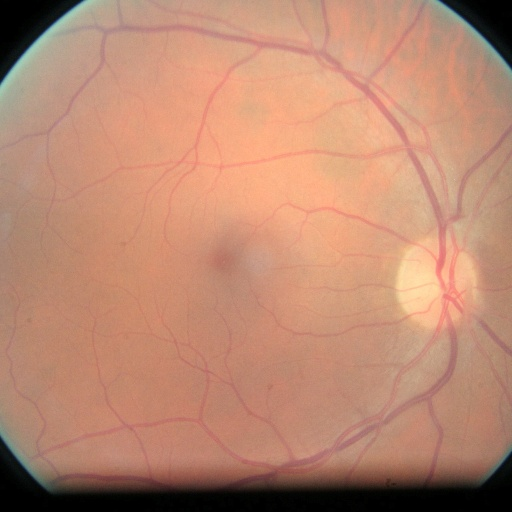
#> input picture src/uploads/100_left.jpeg, 512 x 512 px
$ python -i features.py   (imports and definitions only)   (older library calls are emulated)
#> lines starting #> are read from the running program, lines starting #| are printed output that depends on the picture
# src/features.py
import cv2
import numpy as np
from skimage.feature import hog, local_binary_pattern, graycomatrix, graycoprops

# parameters for LBP
LBP_METHOD = 'uniform'
LBP_P = 8
LBP_R = 1

def color_histogram(image, bins=32, range=(0,256)):
    """Compute color histogram for BGR image (concatenate hist of each channel)."""
    chans = cv2.split(image)
    features = []
    for ch in chans:
        hist = cv2.calcHist([ch], [0], None, [bins], list(range))
        hist = cv2.normalize(hist, hist).flatten()
        features.extend(hist)
    return np.array(features)

def compute_hog(image_gray, pixels_per_cell=(16,16), cells_per_block=(2,2), orientations=9):
    """Compute HOG on a grayscale image (skimage hog)."""
    # ensure float image in [0,1]
    img = image_gray.astype('float32') / 255.0
    h = hog(img, orientations=orientations, pixels_per_cell=pixels_per_cell,
            cells_per_block=cells_per_block, block_norm='L2-Hys', feature_vector=True)
    return h

def compute_lbp(image_gray, n_points=LBP_P, radius=LBP_R, method=LBP_METHOD, hist_bins=10):
    """Compute LBP histogram."""
    lbp = local_binary_pattern(image_gray, n_points, radius, method)
    # build histogram of patterns
    (hist, _) = np.histogram(lbp.ravel(),
                              bins=np.arange(0, n_points + 3),
                              range=(0, n_points + 2))
    hist = hist.astype("float")
    hist /= (hist.sum() + 1e-6)
    return hist

def compute_glcm_props(image_gray, distances=[1], angles=[0], levels=256, props=('contrast','dissimilarity','homogeneity','ASM','energy','correlation')):
    """Compute GLCM and return selected properties averaged across distances/angles."""
    # quantize to reduce levels
    if image_gray.max() > 0:
        img = (image_gray / (image_gray.max() / (levels - 1))).astype('uint8')
    else:
        img = image_gray.astype('uint8')
    glcm = graycomatrix(img, distances=distances, angles=angles, levels=levels, symmetric=True, normed=True)
    feats = []
    for p in props:
        try:
            val = graycoprops(glcm, p).mean()
        except Exception:
            val = 0.0
        feats.append(val)
    return np.array(feats)

def extract_features_from_image(image_bgr, resize_to=(256,256), hog_params=None):
    """
    Given a BGR image (as read by cv2), compute concatenated features:
    - color histogram
    - HOG (on grayscale)
    - LBP histogram
    - GLCM properties
    Returns a 1D numpy array of features.
    """
    if image_bgr is None:
        raise ValueError("image_bgr is None")

    # resize
    if resize_to is not None:
        image_bgr = cv2.resize(image_bgr, resize_to)

    image_gray = cv2.cvtColor(image_bgr, cv2.COLOR_BGR2GRAY)

    # color hist
    ch_feat = color_histogram(image_bgr, bins=32)

    # hog
    if hog_params is None:
        hog_params = dict(pixels_per_cell=(16,16), cells_per_block=(2,2), orientations=9)
    hog_feat = compute_hog(image_gray, **hog_params)

    # lbp
    lbp_feat = compute_lbp(image_gray)

    # glcm
    glcm_feat = compute_glcm_props(image_gray, distances=[1,2], angles=[0, np.pi/4, np.pi/2, 3*np.pi/4], levels=64)

    features = np.hstack([ch_feat, hog_feat, lbp_feat, glcm_feat])
    return features

>>> import cv2
>>> picture = cv2.imread('uploads/100_left.jpeg')
#> picture is the input picture: shape (512, 512, 3); mean B, G, R 112.6, 136.3, 186.5
>>> result = extract_features_from_image(picture)
#> in extract_features_from_image, `image_gray = cv2.cvtColor(image_bgr, cv2.COLOR_BGR2GRAY)`:
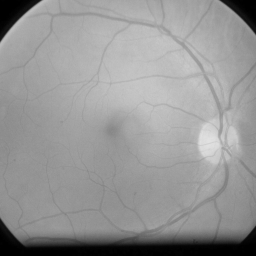
#> image_gray: shape (256, 256); min 0, max 225, mean 148.7
#> the loop in color_histogram, `for ch in chans:` made 3 passes
#> after the loop in color_histogram, `for ch in chans:`: features = 96 values, max 0.57 at index 88, min 0 at index 24, mean 0.0922
#> in extract_features_from_image, `ch_feat = color_histogram(image_bgr, bins=32)`: ch_feat has the same summary as features in color_histogram
#> in compute_hog, `h = hog(img, orientations=orientations, pixels_per_cell=pixels_per_cel..`: h = 8100 values, max 0.653 at index 578, min 0 at index 8, mean 0.143
#> in extract_features_from_image, `hog_feat = compute_hog(image_gray, **hog_params)`: hog_feat has the same summary as h in compute_hog
#> in compute_lbp, `lbp = local_binary_pattern(image_gray, n_points, radius, method)`:
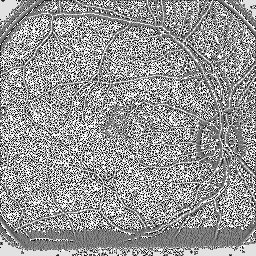
#> lbp: shape (256, 256) float64; min 0, max 9, mean 5.36; drawn with min black and max white
#> in compute_lbp, `(hist, _) = np.histogram(lbp.ravel(), bins=np.arange(0, n_points + 3),..`: hist = [4084, 4954, 2848, 6046, 8278, 7355, 4321, 6089, 10144, 11417]
#> in compute_lbp, `hist /= (hist.sum() + 1e-6)`: hist = [0.0623, 0.0756, 0.0435, 0.0923, 0.126, 0.112, 0.0659, 0.0929, 0.155, 0.174]
#> in extract_features_from_image, `lbp_feat = compute_lbp(image_gray)`: lbp_feat has the same summary as hist in compute_lbp
#> in compute_glcm_props, `img = (image_gray / (image_gray.max() / (levels - 1))).astype('uint8')`:
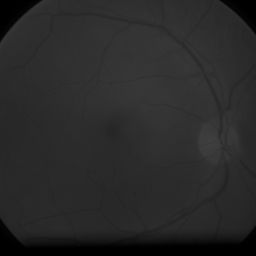
#> img: shape (256, 256); min 0, max 63, mean 41.2
#> the loop in compute_glcm_props, `for p in props:` made 6 passes
#> val on passes 1 to 6: 3.19, 0.825, 0.694, 0.0204, 0.143, 0.99
#> after the loop in compute_glcm_props, `for p in props:`: feats = [3.19, 0.825, 0.694, 0.0204, 0.143, 0.99]
#> in extract_features_from_image, `features = np.hstack([ch_feat, hog_feat, lbp_feat, glcm_feat])`: features = 8212 values, max 3.19 at index 8206, min 0 at index 24, mean 0.143
#> result has the same summary as features in extract_features_from_image

$ run again, on src/uploads/100_right.jpeg
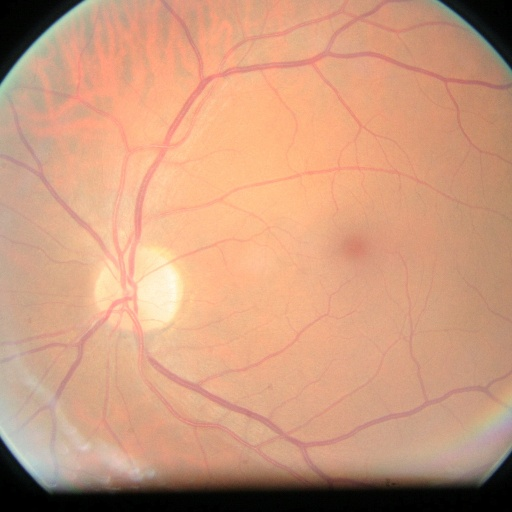
#> input picture src/uploads/100_right.jpeg, 512 x 512 px
#> picture is the input picture: shape (512, 512, 3); mean B, G, R 125.4, 154.6, 204.8
#> in extract_features_from_image, `image_gray = cv2.cvtColor(image_bgr, cv2.COLOR_BGR2GRAY)`:
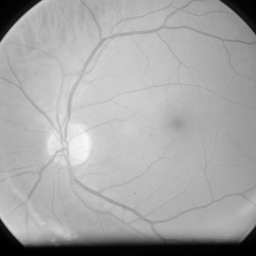
#> image_gray: shape (256, 256); min 0, max 249, mean 166.4
#> the loop in color_histogram, `for ch in chans:` made 3 passes
#> after the loop in color_histogram, `for ch in chans:`: features = 96 values, max 0.662 at index 17, min 0 at index 29, mean 0.0902
#> ch_feat has the same summary as features in color_histogram
#> h = 8100 values, max 0.608 at index 578, min 0 at index 8, mean 0.141
#> hog_feat has the same summary as h in compute_hog
#> in compute_lbp, `lbp = local_binary_pattern(image_gray, n_points, radius, method)`:
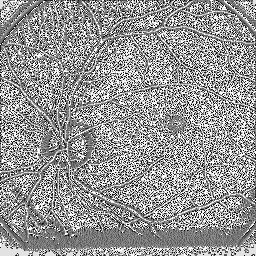
#> lbp: shape (256, 256) float64; min 0, max 9, mean 5.3; drawn with min black and max white
#> in compute_lbp, `(hist, _) = np.histogram(lbp.ravel(), bins=np.arange(0, n_points + 3),..`: hist = [4082, 5046, 3026, 6114, 8562, 7418, 4518, 6161, 9287, 11322]
#> in compute_lbp, `hist /= (hist.sum() + 1e-6)`: hist = [0.0623, 0.077, 0.0462, 0.0933, 0.131, 0.113, 0.0689, 0.094, 0.142, 0.173]
#> lbp_feat has the same summary as hist in compute_lbp
#> the loop in compute_glcm_props, `for p in props:` made 6 passes
#> val on passes 1 to 6: 3.21, 0.817, 0.701, 0.021, 0.145, 0.989
#> after the loop in compute_glcm_props, `for p in props:`: feats = [3.21, 0.817, 0.701, 0.021, 0.145, 0.989]
#> in extract_features_from_image, `features = np.hstack([ch_feat, hog_feat, lbp_feat, glcm_feat])`: features = 8212 values, max 3.21 at index 8206, min 0 at index 29, mean 0.141
#> result has the same summary as features in extract_features_from_image
